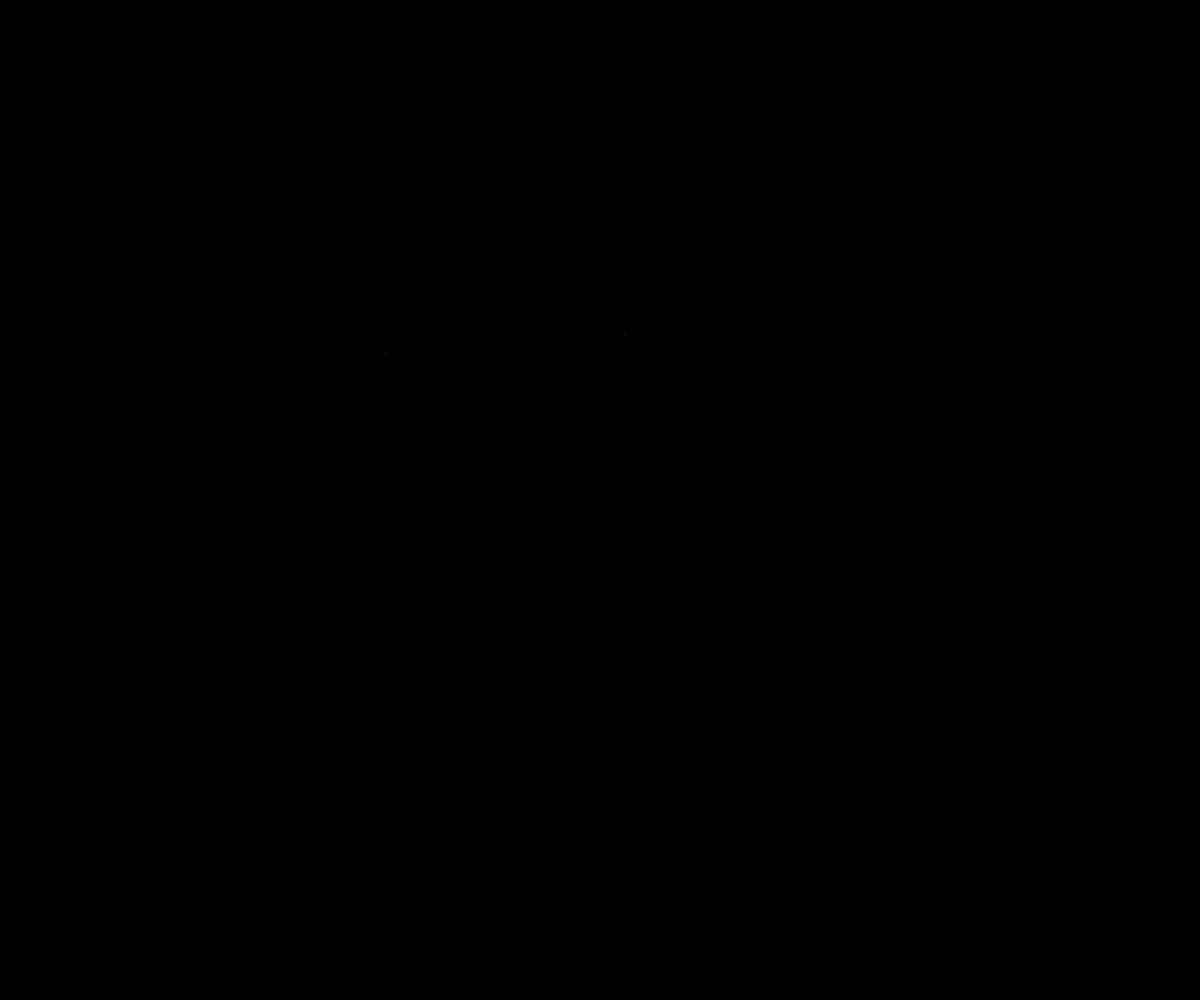
Frame 1 (no input)
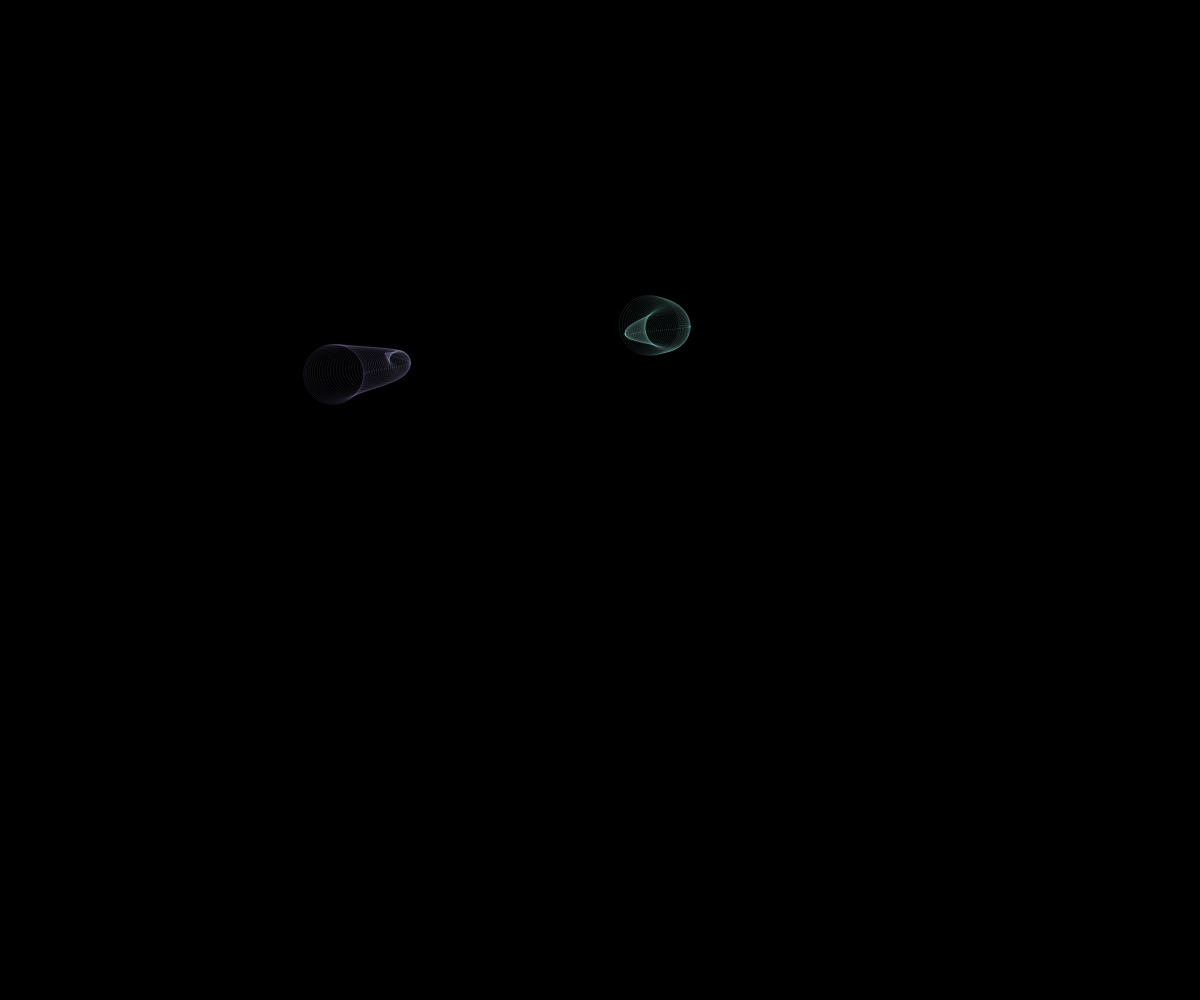
Frame 60 (no input)
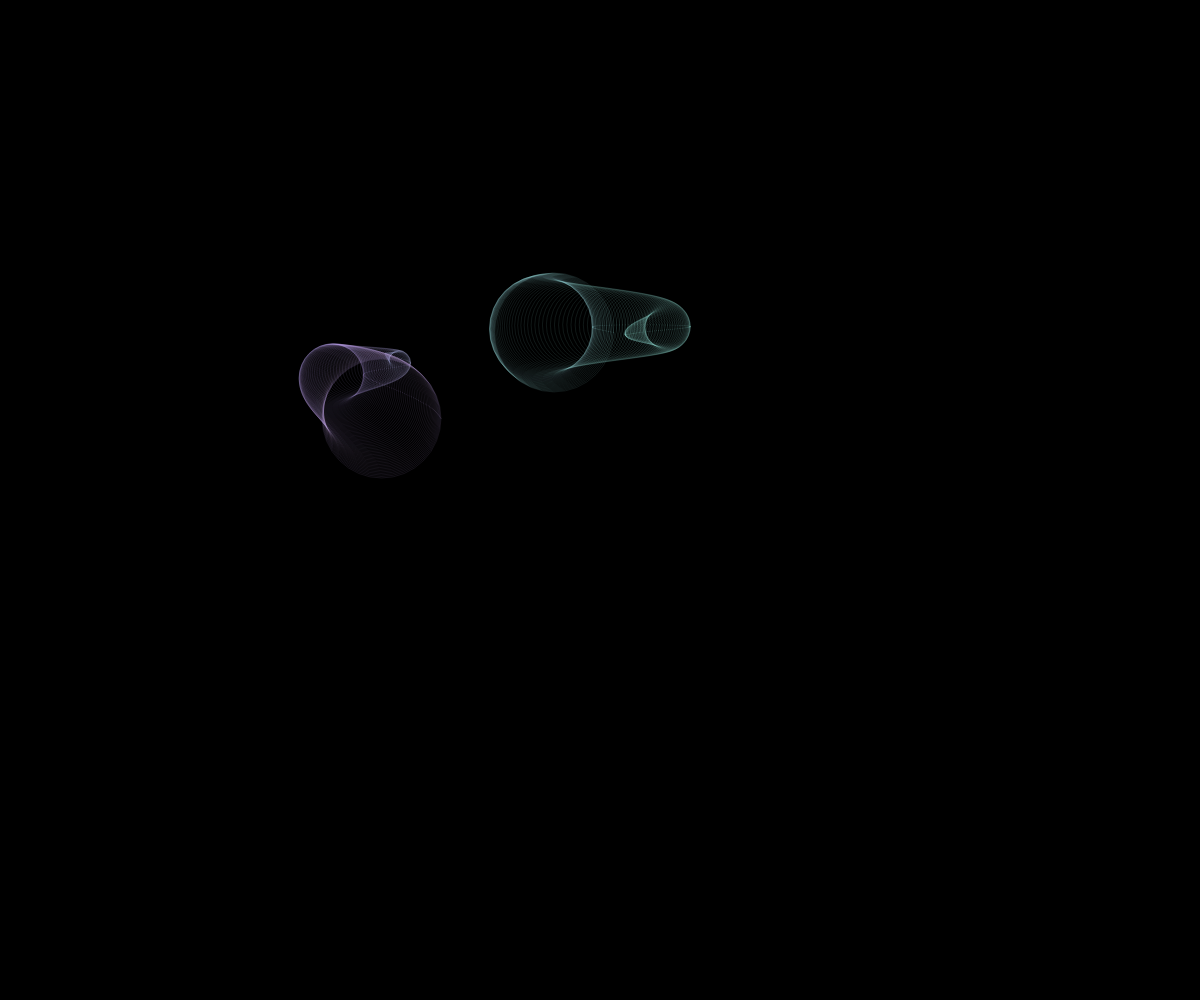
Frame 120 (the mouse pressed at the canvas centre since frame 60)

The p5.js sketch that drew these frames (run headless with seeded random() and noise() and a simulated clock; from frame 60 on, the mouse is pressed at the canvas centre):

// p5.js sketch
// ── sketch.js
// CAMMINATORI CHE GENERANO MONDI
// perlinNoise PER IL MOVIMENTO DEI CAMMINATORI
// ogni 40 secondi la tavola si resetta
// sketch by emanuelepizzuti

var w, h;
var quanti = 2;
var d = 50;
var c = [];
var speedMax = 0.2;

var t = 0;

function setup() {
  createCanvas(w = windowWidth, h = windowHeight);
  background(0);
  // crea n oggetti di classe Camminatore
  for (var i = 0; i < quanti; i++) {
    c.push(new Camminatore(i));
  }
}

function draw() {
  // per tutti i camminatori chiama i diversi metodi utili 
  for (var i = 0; i < quanti; i++) {
    c[i].move();
    c[i].display();
  }
  if (frameCount%2400==0){
    background(0);
  }
}

// classe
function Camminatore(_id) {
  // costruttore
  this.id = _id;
  this.x = 0;
  this.y = 0;
  this.speedX = random(0, speedMax);
  this.speedY = random(0, speedMax);
  this.noiseX = random(50);
  this.noiseY = random(50);

  // metodo move
  this.move = function() {
    this.x = noise(this.noiseX) * w
    this.y = noise(this.noiseY) * h
    this.noiseX += 0.02 * this.speedX;
    this.noiseY += 0.02 * this.speedY;
  }

  // metodo display
  this.display = function() {
    noFill();
    t += 0.01;
    strokeWeight(0.1);
    stroke(map(this.y, 0, h / 2, 0, 255), map(this.x, 0, w / 2, 50, 255), map(this.y, 0, h / 2, 200, 255));
    ellipseMode(CENTER);
    ellipse(this.x, this.y, frameCount % 120);
  }
}
